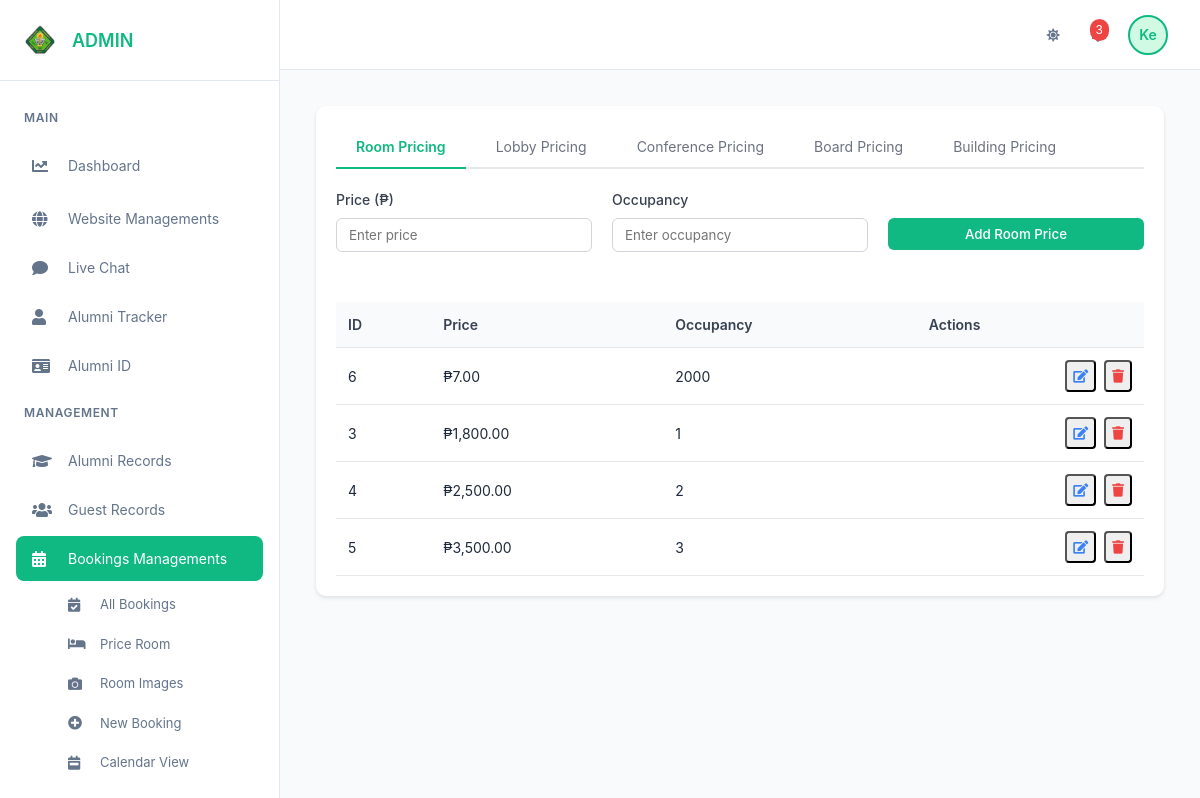
Screenshot of /Dashboard.php?section=booking-room (signed in) with the database file from the repository.
### tables this page shows
CREATE TABLE `room_price` (
  `id` int(11) NOT NULL,
  `price` int(11) NOT NULL,
  `occupancy` int(11) NOT NULL
);

### admin/bookings/booking-room.php (the view, shortened to what this page needs)
<?php
require_once 'main_db.php';
function getTableName($type) {
    return $type === 'room' ? 'room_price' : $type . '_pricing';
}
function fetchPricingRecords($mysqli, $type) {
    $table = getTableName($type);
    $query = "SELECT id, price, occupancy FROM $table ORDER BY price ASC";
    $result = $mysqli->query($query);
    return $result;
}
$current_tab = isset($_GET['tab']) ? $_GET['tab'] : 'room';
$pricing_types = ['room', 'lobby', 'conference', 'board', 'building'];
?>
<!DOCTYPE html>
<html lang="en">
<head>
    <link rel="stylesheet" href="https://cdnjs.cloudflare.com/ajax/libs/font-awesome/5.15.4/css/all.min.css">
</head>
<body>
    <div class="pricing-container">
        <div class="pricing-card">
            <div class="pricing-tabs">
                <?php foreach ($pricing_types as $type): ?>
                    <div class="pricing-tab <?php echo ($current_tab == $type) ? 'active' : ''; ?>"
                         data-tab="<?php echo $type; ?>">
                        <?php echo ucfirst($type); ?> Pricing
                    </div>
                <?php endforeach; ?>
            </div>
            <?php foreach ($pricing_types as $type):
                $is_active = ($current_tab == $type);
            ?>
                <div class="tab-content <?php echo $is_active ? 'active' : ''; ?>"
                     id="<?php echo $type; ?>-content"
                     style="display: <?php echo $is_active ? 'block' : 'none'; ?>">
                    <form method="POST" class="pricing-form">
                        <div class="form-group">
                            <label class="form-label">Price (₱)</label>
                            <input type="number" name="price" class="form-input" step="0.01" required
                                   placeholder="Enter price">
                        </div>
                        <div class="form-group">
                            <label class="form-label">Occupancy</label>
                            <input type="text" name="occupancy" class="form-input" required
                                   placeholder="Enter occupancy">
                        </div>
                        <div class="form-group">
                            <label class="form-label">&nbsp;</label>
                            <button type="submit" name="submit" class="btn btn-primary">
                                Add <?php echo ucfirst($type); ?> Price
                            </button>
                        </div>
                    </form>
                    <div class="table-container">
                        <table class="pricing-table">
                            <thead>
                                <tr>
                                    <th>ID</th>
                                    <th>Price</th>
                                    <th>Occupancy</th>
                                    <th>Actions</th>
                                </tr>
                            </thead>
                            <tbody>
                                <?php
                                $result = fetchPricingRecords($mysqli, $type);
                                while ($row = $result->fetch_assoc()):
                                ?>
                                <tr>
                                    <td><?php echo htmlspecialchars($row['id']); ?></td>
                                    <td>₱<?php echo number_format($row['price'], 2); ?></td>
                                    <td><?php echo htmlspecialchars($row['occupancy']); ?></td>
                                    <td>
                                        <div class="action-buttons">
                                            <button type="button" class="btn-icon btn-edit"
                                                    onclick="editPrice('<?php echo $type; ?>', <?php echo htmlspecialchars(json_encode($row)); ?>)">
                                                <i class="fas fa-edit"></i>
                                            </button>
                                            <button type="button" class="btn-icon btn-delete"
                                                    onclick="deletePrice('<?php echo $type; ?>', <?php echo $row['id']; ?>)">
                                                <i class="fas fa-trash"></i>
                                            </button>
                                        </div>
                                    </td>
                                </tr>
                                <?php endwhile; ?>
                            </tbody>
                        </table>
                    </div>
                </div>
            <?php endforeach; ?>
        </div>
    </div>
</body>
</html>

### Dashboard.php (style rules this page uses)
:root { --primary-color: #10b981; --primary-hover: #059669; --primary-light: #d1fae5; --secondary-color: #64748b; --success-color: #22c55e; --danger-color: #ef4444; --warning-color: #f59e0b; --text-primary: #1e293b; --text-secondary: #64748b; --bg-primary: #ffffff; --bg-secondary: #f8fafc; --sidebar-width: 280px; --header-height: 70px; --shadow-sm: 0 1px 2px 0 rgb(0 0 0 / 0.05); --shadow-md: 0 4px 6px -1px rgb(0 0 0 / 0.1); --shadow-lg: 0 10px 15px -3px rgb(0 0 0 / 0.1); --radius-sm: 0.375rem; --radius-md: 0.5rem; --radius-lg: 0.75rem; --transition: all 0.3s ease; }
* { margin: 0; padding: 0; box-sizing: border-box; font-family: 'Inter', -apple-system, BlinkMacSystemFont, sans-serif; }
html { height: 100%; overflow-x: hidden; }
body { background-color: var(--bg-secondary); color: var(--text-primary); font-size: 0.875rem; line-height: 1.5; min-height: 100%; overflow-x: hidden; }

### admin/bookings/booking-room.php (style rules this page uses)
.pricing-container { max-width: 1200px; margin: 0 auto; padding: 20px; }
.pricing-card { background: white; border-radius: 10px; box-shadow: 0 2px 4px rgba(0,0,0,0.1); padding: 20px; }
.pricing-tabs { display: flex; border-bottom: 2px solid #e5e7eb; margin-bottom: 20px; gap: 10px; }
.pricing-tab { padding: 10px 20px; cursor: pointer; border-bottom: 2px solid transparent; margin-bottom: -2px; color: #6b7280; transition: all 0.3s ease; }
.pricing-tab.active { color: #10b981; border-bottom-color: #10b981; font-weight: 600; }
.pricing-form { display: grid; grid-template-columns: repeat(auto-fit, minmax(200px, 1fr)); gap: 20px; margin-bottom: 30px; }
.form-group { display: flex; flex-direction: column; }
.form-label { margin-bottom: 8px; color: #374151; font-weight: 500; }
.form-input { padding: 8px 12px; border: 1px solid #d1d5db; border-radius: 6px; transition: border-color 0.3s ease; }
.btn { padding: 8px 16px; border-radius: 6px; border: none; cursor: pointer; transition: all 0.3s ease; font-weight: 500; }
.btn-primary { background-color: #10b981; color: white; }
.table-container { overflow-x: auto; }
.pricing-table { width: 100%; border-collapse: collapse; margin-top: 20px; }
.pricing-table th, .pricing-table td { padding: 12px; text-align: left; border-bottom: 1px solid #e5e7eb; }
.pricing-table th { background-color: #f9fafb; font-weight: 600; color: #374151; }
.action-buttons { display: flex; gap: 8px; justify-content: flex-end; }
.btn-icon { padding: 6px; border-radius: 4px; cursor: pointer; transition: all 0.3s ease; }
.btn-edit { color: #3b82f6; }
.btn-delete { color: #ef4444; }

### rows the page displays
room_price: id "6", price "7.00", occupancy "2000"
room_price: id "3", price "1,800.00", occupancy "1"
room_price: id "4", price "2,500.00", occupancy "2"
room_price: id "5", price "3,500.00", occupancy "3"

### other values shown
substr($name, 0, 2) "Ke"
$type "Room"
$type "Lobby"
$type "Conference"
$type "Board"
$type "Building"
